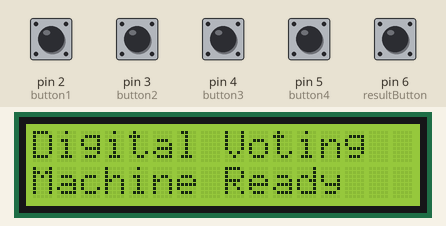
This sketch was run on a simulated Arduino Uno, built with avr-gcc and run on an emulated ATmega328P. Shown: 16×2 character LCD. The inputs (shaded band) are chosen by the test bench; at power-on: pin 2 (button1), pin 3 (button2), pin 4 (button3), pin 5 (button4), pin 6 (resultButton) HIGH.

Above: at 0.1 s.
At 3.3 s:
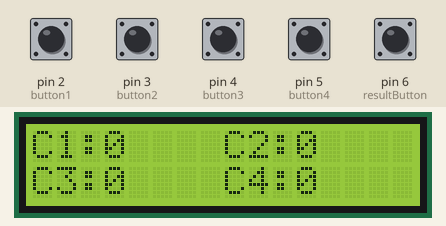
3.4 s: pin 6 (resultButton) pulled LOW for 0.15 s
At 4.4 s:
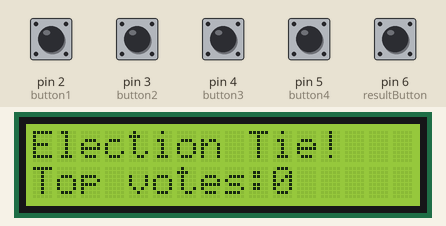
Timing chart, 0 to 6.4 s (numbered marks = the images above; inputs shaded):
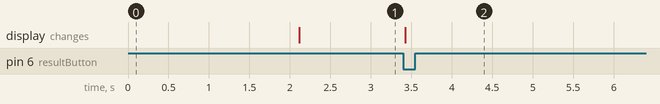

Measured:
- after the input at 3.4 s, the display: changes at once (image 2)

The sketch:

Electronic_Voting_Machine.ino
```cpp
#include <Wire.h>
#include <LiquidCrystal_I2C.h>

// LCD configuration
LiquidCrystal_I2C lcd(0x27, 16, 2);

// Voting buttons
const int button1 = 2;
const int button2 = 3;
const int button3 = 4;
const int button4 = 5;

// Result button
const int resultButton = 6;

// Vote counters
int votes1 = 0;
int votes2 = 0;
int votes3 = 0;
int votes4 = 0;

// Previous button states
int lastState1 = HIGH;
int lastState2 = HIGH;
int lastState3 = HIGH;
int lastState4 = HIGH;
int lastResultState = HIGH;

bool resultDisplayed = false;

void setup()
{
    pinMode(button1, INPUT_PULLUP);
    pinMode(button2, INPUT_PULLUP);
    pinMode(button3, INPUT_PULLUP);
    pinMode(button4, INPUT_PULLUP);
    pinMode(resultButton, INPUT_PULLUP);

    lcd.init();
    lcd.backlight();

    lcd.setCursor(0, 0);
    lcd.print("Digital Voting");

    lcd.setCursor(0, 1);
    lcd.print("Machine Ready");

    delay(2000);
    lcd.clear();

    displayVotes();
}

void loop()
{
    if (resultDisplayed)
    {
        return;
    }

    int state1 = digitalRead(button1);

    if (state1 == LOW && lastState1 == HIGH)
    {
        votes1++;
        displayVotes();
        delay(200);
    }
    lastState1 = state1;

    int state2 = digitalRead(button2);

    if (state2 == LOW && lastState2 == HIGH)
    {
        votes2++;
        displayVotes();
        delay(200);
    }
    lastState2 = state2;

    int state3 = digitalRead(button3);

    if (state3 == LOW && lastState3 == HIGH)
    {
        votes3++;
        displayVotes();
        delay(200);
    }
    lastState3 = state3;

    int state4 = digitalRead(button4);

    if (state4 == LOW && lastState4 == HIGH)
    {
        votes4++;
        displayVotes();
        delay(200);
    }
    lastState4 = state4;

    int resultState = digitalRead(resultButton);

    if (resultState == LOW && lastResultState == HIGH)
    {
        resultDisplayed = true;
        displayResult();
    }

    lastResultState = resultState;
}

// Display candidate vote counts
void displayVotes()
{
    lcd.clear();

    lcd.setCursor(0, 0);
    lcd.print("C1:");
    lcd.print(votes1);

    lcd.setCursor(8, 0);
    lcd.print("C2:");
    lcd.print(votes2);

    lcd.setCursor(0, 1);
    lcd.print("C3:");
    lcd.print(votes3);

    lcd.setCursor(8, 1);
    lcd.print("C4:");
    lcd.print(votes4);
}

// Calculate winner and majority
void displayResult()
{
    int votes[4] = {votes1, votes2, votes3, votes4};

    int maxVotes = votes[0];
    int winner = 0;

    // Find highest votes
    for (int i = 1; i < 4; i++)
    {
        if (votes[i] > maxVotes)
        {
            maxVotes = votes[i];
            winner = i;
        }
    }

    // Check for a tie
    int topCount = 0;

    for (int i = 0; i < 4; i++)
    {
        if (votes[i] == maxVotes)
        {
            topCount++;
        }
    }

    lcd.clear();

    if (topCount > 1)
    {
        lcd.setCursor(0, 0);
        lcd.print("Election Tie!");

        lcd.setCursor(0, 1);
        lcd.print("Top votes:");
        lcd.print(maxVotes);
        return;
    }

    // Find second-highest votes
    int secondMax = -1;

    for (int i = 0; i < 4; i++)
    {
        if (i != winner && votes[i] > secondMax)
        {
            secondMax = votes[i];
        }
    }

    // Calculate winning margin
    int majority = maxVotes - secondMax;

    lcd.setCursor(0, 0);
    lcd.print("Winner: C");
    lcd.print(winner + 1);

    lcd.setCursor(0, 1);
    lcd.print("Majority:");
    lcd.print(majority);
}
```
